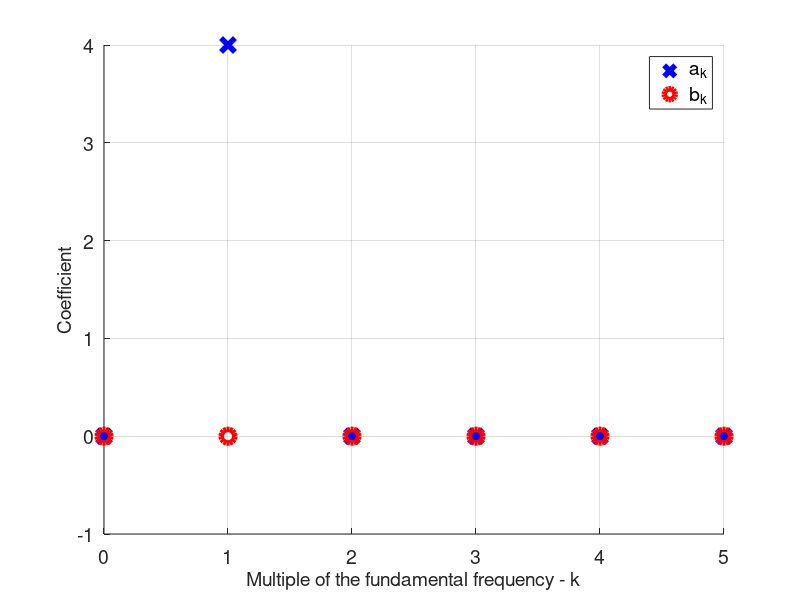

This figure's MATLAB source: (Note: this script raises an error after producing the figure.)
clear all
close all
clc
format short eng

n=5; %# of coefficients to find
w0=3; %Frequency of the cosine
T0=(2*pi)/w0; % period that corresponds to w0
x=@(t) 4*cos(w0*t); %Function to be decomposed
t0=0;t1=T0; %Limits of integration

%iterate through the multiples of the fundamental frequency
for k=0:n;
    %find the weights/coefficients for the cosines
    integrand=@(t) (x(t)).*cos(k.*w0.*t);
    a(k+1)=(2/T0)*integral(integrand,t0,t1);
    
    %find the weights/coefficients for the sines
    integrand=@(t) (x(t)).*sin(k.*w0.*t);
    b(k+1)=(2/T0)*integral(integrand,t0,t1);
end

%plot a_k/b_k over frequency
figure('Renderer', 'painters', 'Position', [391 289 1269 634])
hold on;grid on
plot(0:length(a)-1,a,'bx','LineWidth',4,'MarkerSize',10)
plot(0:length(a)-1,b,'ro','LineWidth',4,'MarkerSize',10)

xlabel('Multiple of the fundamental frequency - k')
ylabel('Coefficient')
legend('a_k','b_k')
set(findall(gcf,'-property','FontSize'),'FontSize',14) 
h=gca; h.MinorGridAlpha=1; h.MinorGridLineStyle='--'; h.GridAlpha=1;

%use a_k/b_k to estimate the original function
t=0:T0/1000:2*T0;
x_hat=(a(1)/2); %DC term

%Can't add the phasor. Move back to the time-domain and add the functions.
%Iterate through the multiple frequencies again
for k=1:n;
    x_hat=x_hat+ a(k+1).*cos(k.*w0.*t)+ b(k+1).*sin(k.*w0.*t);
end

%plot the original function and the estimate
figure('Renderer', 'painters', 'Position', [391 289 1269 634])
hold on;grid on
plot(t,x(t),'ro')
plot(t,x_hat,'LineWidth',3)
xlabel('Time (s)')
legend('x(t)','x\_hat(t)')
set(findall(gcf,'-property','FontSize'),'FontSize',14) 
h=gca; h.MinorGridAlpha=1; h.MinorGridLineStyle='--'; h.GridAlpha=1;
